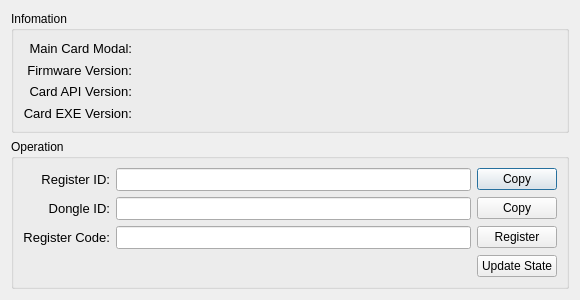
<?xml version="1.0" encoding="UTF-8"?>
<ui version="4.0">
 <class>RegisterDialog</class>
 <widget class="QDialog" name="RegisterDialog">
  <property name="geometry">
   <rect>
    <x>0</x>
    <y>0</y>
    <width>580</width>
    <height>300</height>
   </rect>
  </property>
  <property name="sizePolicy">
   <sizepolicy hsizetype="Fixed" vsizetype="Fixed">
    <horstretch>0</horstretch>
    <verstretch>0</verstretch>
   </sizepolicy>
  </property>
  <property name="maximumSize">
   <size>
    <width>580</width>
    <height>300</height>
   </size>
  </property>
  <property name="windowTitle">
   <string>Register</string>
  </property>
  <property name="modal">
   <bool>true</bool>
  </property>
  <layout class="QVBoxLayout" name="verticalLayout" stretch="0,0">
   <item>
    <widget class="QGroupBox" name="groupBox">
     <property name="title">
      <string>Infomation</string>
     </property>
     <layout class="QGridLayout" name="gridLayout_3" columnstretch="0,1">
      <item row="0" column="0">
       <widget class="QLabel" name="label">
        <property name="font">
         <font>
          <pointsize>10</pointsize>
         </font>
        </property>
        <property name="text">
         <string>Main Card Modal:</string>
        </property>
        <property name="alignment">
         <set>Qt::AlignRight|Qt::AlignTrailing|Qt::AlignVCenter</set>
        </property>
       </widget>
      </item>
      <item row="0" column="1">
       <widget class="QLabel" name="labelMainCardModal">
        <property name="font">
         <font>
          <pointsize>10</pointsize>
          <weight>75</weight>
          <bold>true</bold>
         </font>
        </property>
        <property name="text">
         <string/>
        </property>
       </widget>
      </item>
      <item row="1" column="0">
       <widget class="QLabel" name="label_fixedVersion">
        <property name="font">
         <font>
          <pointsize>10</pointsize>
         </font>
        </property>
        <property name="text">
         <string>Firmware Version:</string>
        </property>
        <property name="alignment">
         <set>Qt::AlignRight|Qt::AlignTrailing|Qt::AlignVCenter</set>
        </property>
       </widget>
      </item>
      <item row="1" column="1">
       <widget class="QLabel" name="labelFirmwareVersion">
        <property name="font">
         <font>
          <pointsize>10</pointsize>
          <weight>75</weight>
          <bold>true</bold>
         </font>
        </property>
        <property name="text">
         <string/>
        </property>
       </widget>
      </item>
      <item row="2" column="0">
       <widget class="QLabel" name="label_APIVersion">
        <property name="font">
         <font>
          <pointsize>10</pointsize>
         </font>
        </property>
        <property name="text">
         <string>Card API Version:</string>
        </property>
        <property name="alignment">
         <set>Qt::AlignRight|Qt::AlignTrailing|Qt::AlignVCenter</set>
        </property>
       </widget>
      </item>
      <item row="2" column="1">
       <widget class="QLabel" name="labelAPIVersion">
        <property name="font">
         <font>
          <pointsize>10</pointsize>
          <weight>75</weight>
          <bold>true</bold>
         </font>
        </property>
        <property name="text">
         <string/>
        </property>
       </widget>
      </item>
      <item row="3" column="0">
       <widget class="QLabel" name="label_EXEVersion">
        <property name="font">
         <font>
          <pointsize>10</pointsize>
         </font>
        </property>
        <property name="text">
         <string>Card EXE Version:</string>
        </property>
        <property name="alignment">
         <set>Qt::AlignRight|Qt::AlignTrailing|Qt::AlignVCenter</set>
        </property>
       </widget>
      </item>
      <item row="3" column="1">
       <widget class="QLabel" name="labelEXEVersion">
        <property name="font">
         <font>
          <pointsize>10</pointsize>
          <weight>75</weight>
          <bold>true</bold>
         </font>
        </property>
        <property name="text">
         <string/>
        </property>
       </widget>
      </item>
     </layout>
    </widget>
   </item>
   <item>
    <widget class="QGroupBox" name="groupBox_2">
     <property name="title">
      <string>Operation</string>
     </property>
     <layout class="QGridLayout" name="gridLayout_2">
      <item row="0" column="0">
       <widget class="QLabel" name="label_registerId">
        <property name="font">
         <font>
          <pointsize>10</pointsize>
         </font>
        </property>
        <property name="layoutDirection">
         <enum>Qt::LeftToRight</enum>
        </property>
        <property name="text">
         <string>Register ID:</string>
        </property>
        <property name="alignment">
         <set>Qt::AlignRight|Qt::AlignTrailing|Qt::AlignVCenter</set>
        </property>
       </widget>
      </item>
      <item row="0" column="1">
       <widget class="QLineEdit" name="lineEditRegisteId">
        <property name="font">
         <font>
          <pointsize>10</pointsize>
         </font>
        </property>
        <property name="readOnly">
         <bool>true</bool>
        </property>
       </widget>
      </item>
      <item row="0" column="2">
       <widget class="QPushButton" name="pushButtonCopyRegisteId">
        <property name="text">
         <string>Copy</string>
        </property>
       </widget>
      </item>
      <item row="1" column="0">
       <widget class="QLabel" name="label_softdog">
        <property name="font">
         <font>
          <pointsize>10</pointsize>
         </font>
        </property>
        <property name="layoutDirection">
         <enum>Qt::LeftToRight</enum>
        </property>
        <property name="text">
         <string>Dongle ID:</string>
        </property>
        <property name="alignment">
         <set>Qt::AlignRight|Qt::AlignTrailing|Qt::AlignVCenter</set>
        </property>
       </widget>
      </item>
      <item row="1" column="1">
       <widget class="QLineEdit" name="lineEditDongleId">
        <property name="font">
         <font>
          <pointsize>10</pointsize>
         </font>
        </property>
        <property name="readOnly">
         <bool>true</bool>
        </property>
       </widget>
      </item>
      <item row="1" column="2">
       <widget class="QPushButton" name="pushButtonCopyDongleId">
        <property name="text">
         <string>Copy</string>
        </property>
       </widget>
      </item>
      <item row="2" column="0">
       <widget class="QLabel" name="label_registerCode">
        <property name="font">
         <font>
          <pointsize>10</pointsize>
         </font>
        </property>
        <property name="layoutDirection">
         <enum>Qt::LeftToRight</enum>
        </property>
        <property name="text">
         <string>Register Code:</string>
        </property>
        <property name="alignment">
         <set>Qt::AlignRight|Qt::AlignTrailing|Qt::AlignVCenter</set>
        </property>
       </widget>
      </item>
      <item row="2" column="1">
       <widget class="QLineEdit" name="lineEditRegisterCode">
        <property name="font">
         <font>
          <pointsize>10</pointsize>
         </font>
        </property>
        <property name="inputMask">
         <string notr="true"/>
        </property>
        <property name="maxLength">
         <number>24</number>
        </property>
       </widget>
      </item>
      <item row="2" column="2">
       <widget class="QPushButton" name="pushButtonRegisteCode">
        <property name="text">
         <string>Register</string>
        </property>
       </widget>
      </item>
      <item row="3" column="1">
       <widget class="QLabel" name="labelStatus">
        <property name="font">
         <font>
          <pointsize>12</pointsize>
         </font>
        </property>
        <property name="text">
         <string/>
        </property>
        <property name="alignment">
         <set>Qt::AlignCenter</set>
        </property>
       </widget>
      </item>
      <item row="3" column="2">
       <widget class="QPushButton" name="pushButtonStatus">
        <property name="text">
         <string>Update State</string>
        </property>
       </widget>
      </item>
     </layout>
    </widget>
   </item>
  </layout>
 </widget>
 <resources/>
 <connections/>
</ui>
